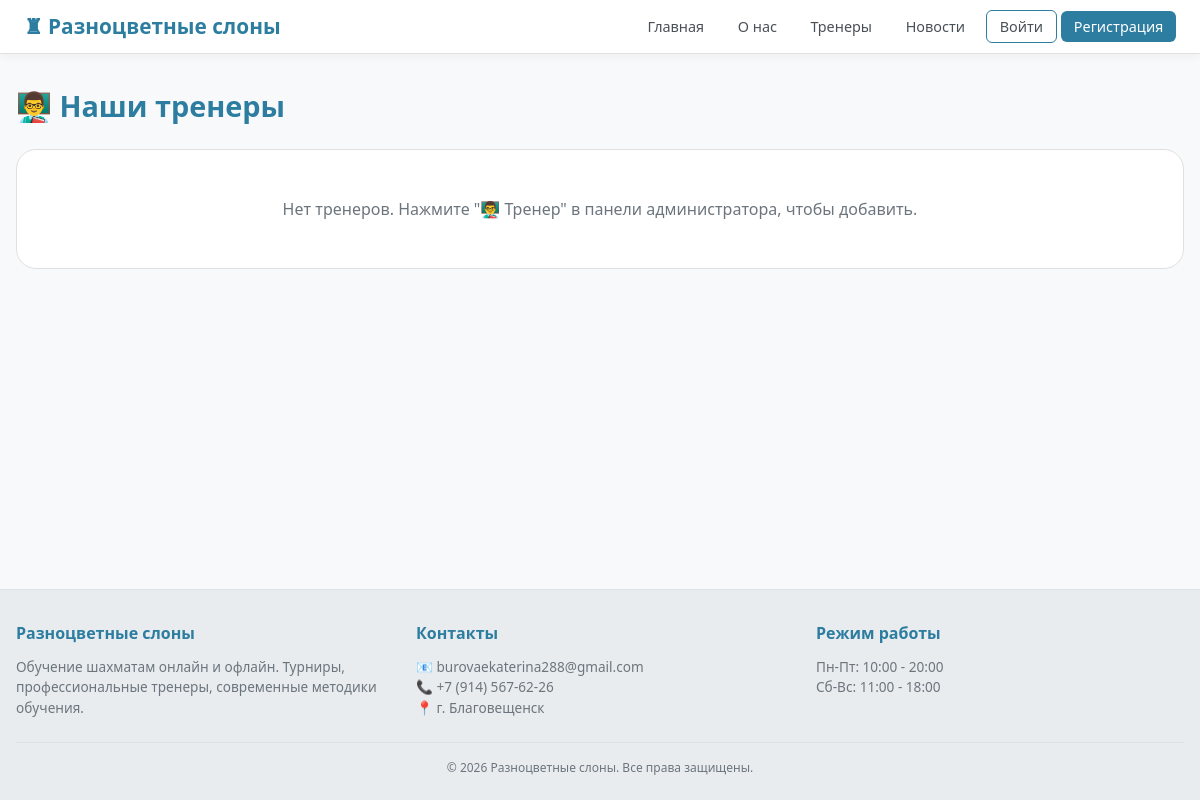
The page /trainers/ on the database as committed earlier.
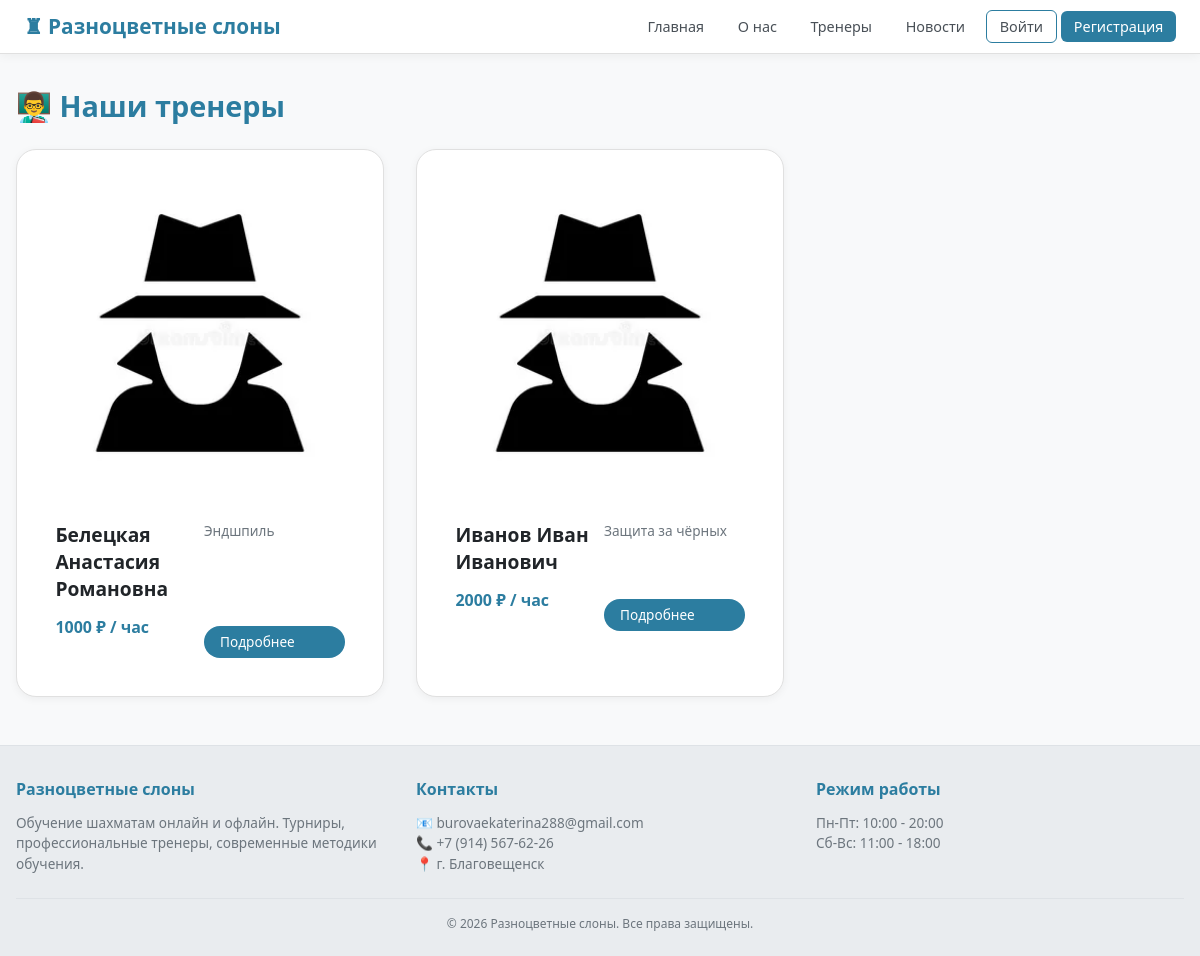
The same page on the database as committed later.
### main/models.py (models this page shows, shortened)
class Trainer(models.Model):
    user = models.OneToOneField(User, on_delete=models.CASCADE, related_name='trainer_profile')
    title = models.CharField(max_length=100, verbose_name='Звание', blank=True, null=True)
    experience = models.IntegerField(verbose_name='Лет опыта', default=0)
    specialization = models.CharField(max_length=200, verbose_name='Специализация', blank=True)
    rating = models.FloatField(default=5.0, verbose_name='Рейтинг тренера')
    students_count = models.IntegerField(default=0, verbose_name='Количество учеников')
    is_available = models.BooleanField(default=True, verbose_name='Доступен для занятий')
    about = models.TextField(blank=True, verbose_name='О себе')
    photo = models.ImageField(upload_to='trainers/', blank=True, null=True)
    achievements = models.TextField(blank=True, verbose_name='Достижения')
    price_per_hour = models.IntegerField(default=1000, verbose_name='Цена за час (руб)')

class User(AbstractUser):
    ROLE_CHOICES = [
        ('user', 'Пользователь'),
        ('admin', 'Администратор'),
        ('trainer', 'Тренер'),
    ]
    role = models.CharField(max_length=10, choices=ROLE_CHOICES, default='user')
    full_name = models.CharField(max_length=150, blank=True, null=True)
    phone = models.CharField(max_length=20, blank=True, null=True)
    city = models.CharField(max_length=100, blank=True, null=True)
    bio = models.TextField(blank=True, null=True)
    is_banned = models.BooleanField(default=False)
    rating = models.IntegerField(default=1000, verbose_name='Рейтинг Elo')
    avatar = models.ImageField(upload_to='avatars/', blank=True, null=True)
    date_joined = models.DateTimeField(auto_now_add=True)

### main/views.py (the view)
# urls.py: path('trainers/', views.trainers_list, name='trainers_list'),
def trainers_list(request):
    trainers = Trainer.objects.all()
    return render(request, 'main/trainers/list.html', {'trainers': trainers})

### main/templates/main/trainers/list.html (shortened to what this page needs)
{% extends 'main/base.html' %}
{% block content %}
<h1 class="page-title">👨‍🏫 Наши тренеры</h1>
{% if trainers %}
<div class="trainers-grid">
    {% for trainer in trainers %}
    <div class="trainer-card">
        {% if trainer.photo %}
        <img src="{{ trainer.photo.url }}" alt="{{ trainer.user.full_name }}">
        {% else %}
        <div class="trainer-photo-placeholder">👨‍🏫</div>
        {% endif %}
        <div class="trainer-info">
            <div class="trainer-name">{{ trainer.user.full_name|default:trainer.user.username }}</div>
            <div class="trainer-spec">{{ trainer.specialization|default:"Без специализации" }}</div>
            <div class="trainer-price">{{ trainer.price_per_hour }} ₽ / час</div>
            <a href="{% url 'trainer_detail' trainer.id %}" class="btn-primary" style="margin-top:0.6rem;">Подробнее</a>
        </div>
    </div>
    {% endfor %}
</div>
{% else %}
<p class="empty-message">Нет тренеров. Нажмите "👨‍🏫 Тренер" в панели администратора, чтобы добавить.</p>
{% endif %}
{% endblock %}

Rows that differ between the two databases and show on the page:
added Trainer: photo (picture), user.full_name "Белецкая Анастасия Романовна", specialization "Эндшпиль", price_per_hour "1000"
added Trainer: photo (picture), user.full_name "Иванов Иван Иванович", specialization "Защита за чёрных", price_per_hour "2000"
Other text that changed with them:
text no longer shown: "Нет тренеров. Нажмите \"👨‍🏫 Тренер\" в панели администратора, чтобы добавить."
